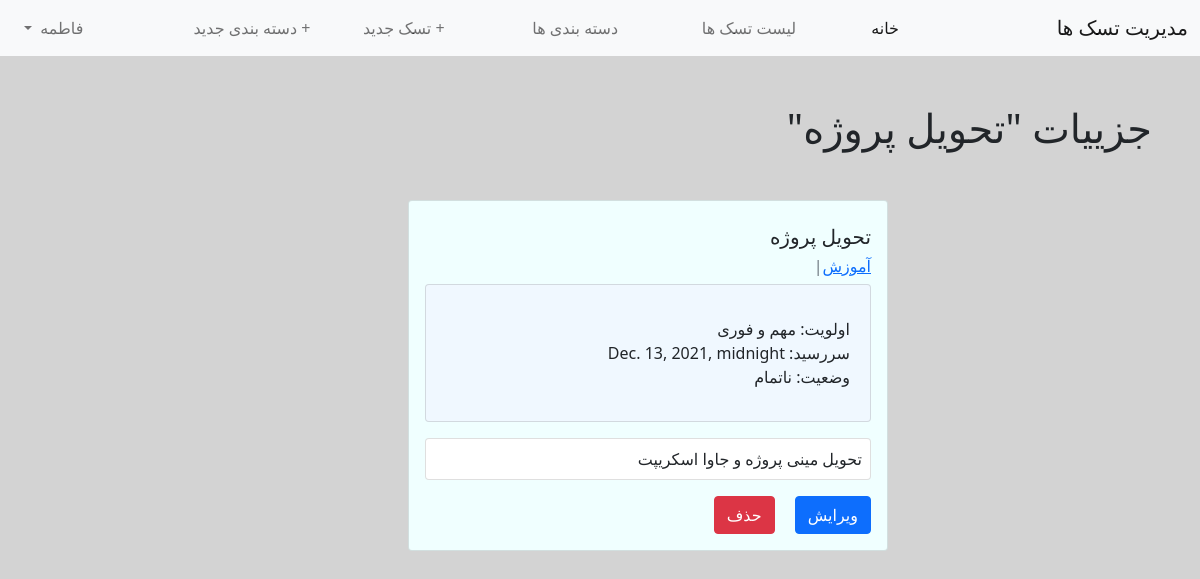
The page /todo/task/4/detail/ (signed in) on the database as committed earlier.
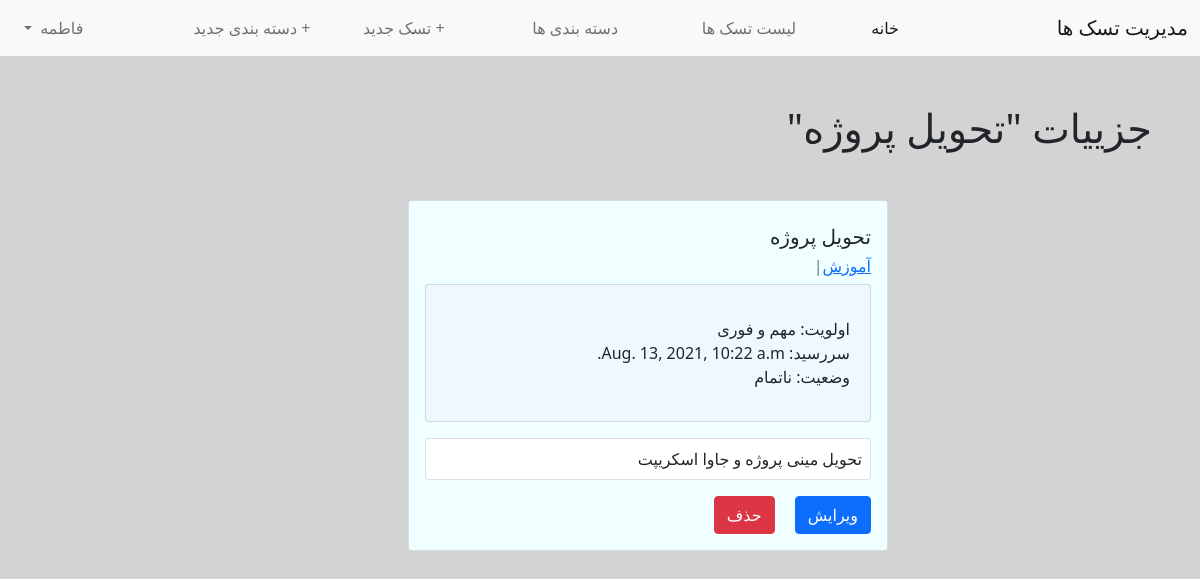
The same page on the database as committed later.
### todos/models.py (models this page shows, shortened)
class Task(models.Model):
    PRIORITY = [
        ('1', 'مهم و فوری'),  # الان انجامش بده
        ('2', 'غیرمهم و فوری'),  # بسپار به دیگری یا یه وقتی براش خالی کن
        ('3', 'مهم و غیرفوری'),  # براش برنامه ریزی کن
        ('4', 'غیرمهم و غیرفوری'),  # ترجیحاٌ حذفش کن یا بذار برای تعطیلات
    ]
    STATUS = [('U', 'ناتمام'), ('D', 'انجام شد')]
    title = models.CharField(max_length=150)
    description = models.TextField(max_length=720, blank=True, default='')
    category = models.ManyToManyField(Category, related_name='category', related_query_name='cat_tasks')
    user = models.ForeignKey(get_user_model(), on_delete=models.CASCADE, related_name='tasks')
    priority = models.CharField(max_length=2, choices=PRIORITY)
    deadline = models.DateTimeField()
    status = models.CharField(max_length=1, default='U', choices=STATUS)
    objects = TaskManager()
    class Meta:
        ordering = ['deadline']
        constraints = [
            models.UniqueConstraint(fields=['title', 'user'], name='unique_group_task')
        ]

### todos/views.py (the view)
# urls.py: path('task/<int:pk>/detail/', TaskDetailView.as_view(), name='details'),
class TaskDetailView(LoginRequiredMixin, DetailView):
    model = Task
    template_name = 'tasks/task_detail.html'

### templates/tasks/task_detail.html (shortened to what this page needs)
{% extends 'base.html' %}
{% block content %}
    <h1 class="m-5">جزییات "{{ object.title }}"</h1>
    <div class="container w-50 my-5">
            <div class="card" style="width: 30rem; background-color: azure">
      <div class="card-body">
        <h5 class="card-title my-2">{{ object.title }}</h5>
        <h6 class="card-subtitle my-2 text-muted">
            {% for cat in object.category.all %}
                <a href="{% url 'category_tasks_list' cat.pk %}">{{ cat.name }}</a>|
            {% endfor %}
        </h6>
      <div class="container card py-3" style="background-color: aliceblue;">
          <div class="row py-3 px-2">
              <div class="col-12">اولویت:  {{ object.get_priority_display }}</div>
              <div class="col-12">سررسید:  {{ object.deadline }}</div>
              <div class="col-12">وضعیت:   {{ object.get_status_display }}</div>
          </div>
      </div>
        <p class="card-text my-3 card p-2">{{ object.description }}</p>
        <a href="{% url 'edit_task' object.pk %}" class="card-link"><button class="btn btn-primary">ویرایش</button></a>
        <a href="{% url 'delete_task' object.pk %}" class="card-link"><button class="btn btn-danger">حذف</button></a>
      </div>
    </div>
    </div>
{% endblock %}

Rows that differ between the two databases and show on the page:
changed Task "تحویل پروژه": deadline "Dec. 13, 2021, midnight" → "Aug. 13, 2021, 10:22 a.m."
